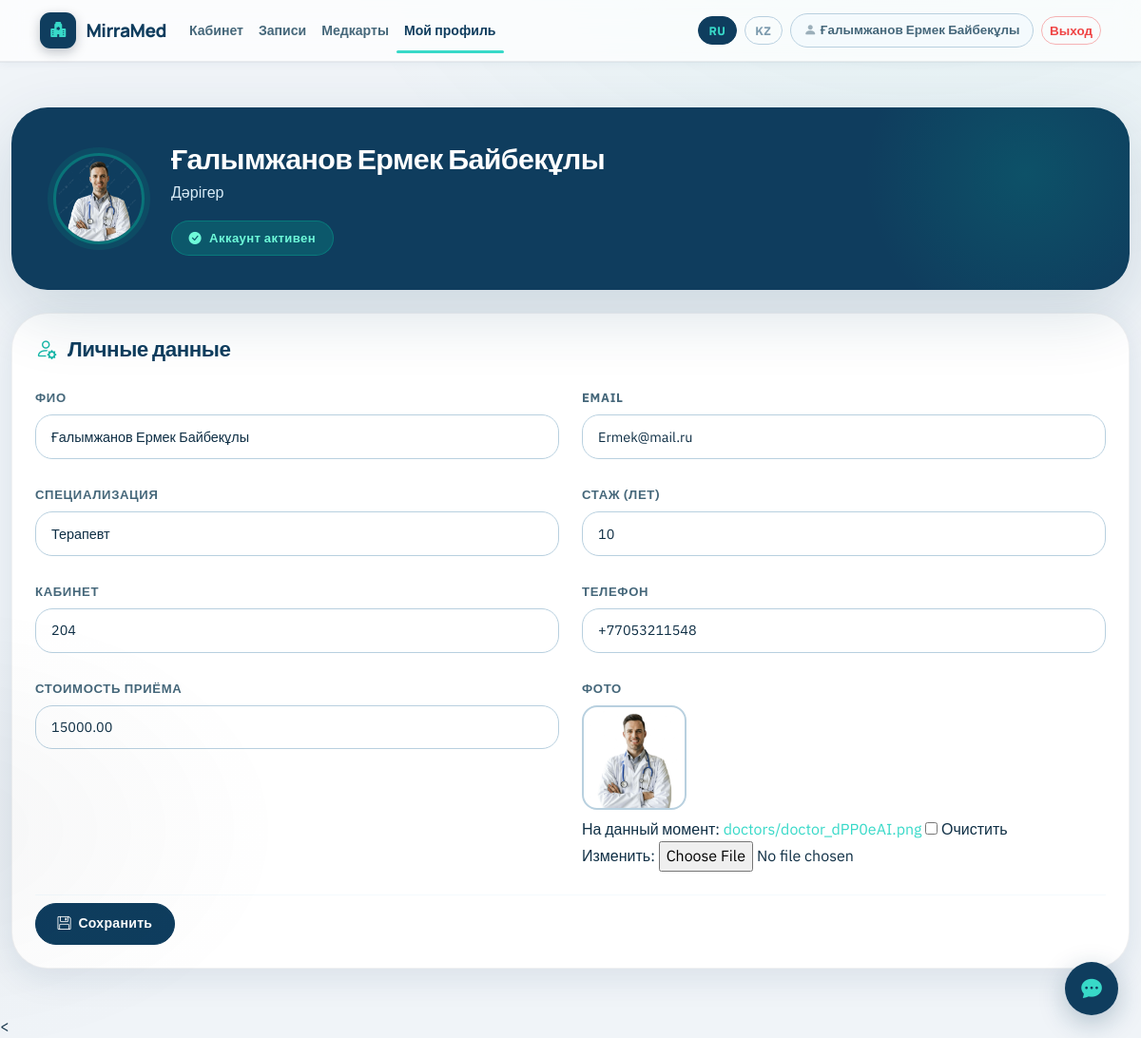
/my-profile/ (signed in), run on the app's committed database.
### core/models.py (models this page shows, shortened)
class User(AbstractUser):
    class Role(models.TextChoices):
        ADMIN = 'admin', 'Admin'
        DOCTOR = 'doctor', 'Doctor'
        PATIENT = 'patient', 'Patient'
    username = models.CharField(max_length=150, unique=True)
    email = models.EmailField(unique=True)
    full_name = models.CharField(max_length=255)
    role = models.CharField(max_length=20, choices=Role.choices, default=Role.PATIENT)
    must_complete_profile = models.BooleanField(default=True)
    USERNAME_FIELD = 'email'
    REQUIRED_FIELDS = []
    objects = UserManager()

class Doctor(models.Model):
    user = models.OneToOneField(settings.AUTH_USER_MODEL, on_delete=models.CASCADE, related_name='doctor_profile')
    specialization = models.CharField(max_length=255, blank=True)
    experience_years = models.PositiveIntegerField(default=0)
    room = models.CharField(max_length=50, blank=True)
    phone = models.CharField(max_length=30, blank=True, validators=[phone_validator])
    consultation_fee = models.DecimalField(max_digits=10, decimal_places=2, default=15000)
    photo = models.ImageField(upload_to='doctors/', null=True, blank=True)

### core/views.py (the view)
# urls.py: path('my-profile/', views.my_profile, name='my_profile'),
@login_required
def my_profile(request):
    user = request.user
    if user.role == User.Role.DOCTOR:
        profile, _ = Doctor.objects.get_or_create(user=user)
        form_class = DoctorProfileForm
        role_label = 'Дәрігер'
    elif user.role == User.Role.PATIENT:
        profile, _ = Patient.objects.get_or_create(user=user)
        form_class = PatientProfileForm
        role_label = 'Пациент'
    else:
        return redirect('dashboard')
    if request.method == 'POST':
        form = form_class(request.POST, request.FILES, instance=profile)
        if form.is_valid():
            form.save()
            messages.success(request, 'Профиль жаңартылды.')
            return redirect('my_profile')
    else:
        form = form_class(instance=profile)
    return render(request, 'my_profile.html', {
        'form': form,
        'profile': profile,
        'role_label': role_label,
    })

### core/forms.py (shortened to what this page needs)
class DoctorProfileForm(forms.ModelForm):
    class Meta:
        model = Doctor
        fields = ['specialization', 'experience_years', 'room', 'phone', 'consultation_fee', 'photo']
        widgets = {
            'specialization': forms.TextInput(attrs={'class': 'form-control app-input'}),
            'experience_years': forms.NumberInput(attrs={'class': 'form-control app-input'}),
            'room': forms.TextInput(attrs={'class': 'form-control app-input'}),
            'phone': forms.TextInput(attrs={'class': 'form-control app-input', 'placeholder': '+77011234567'}),
            'consultation_fee': forms.NumberInput(attrs={'class': 'form-control app-input', 'step': '0.01'}),
        }

### core/context_processors.py (called while the page is built)
def ui_context(request):
    lang = getattr(request, 'site_lang', 'ru')
    return {
        'site_lang': lang,
        'T': TRANSLATIONS.get(lang, TRANSLATIONS['ru']),
    }

### templates/my_profile.html (shortened to what this page needs)
{% extends 'base.html' %}
{% block content %}
<div class="profile-hero mb-4">
  <div class="profile-hero-inner">
    <div class="profile-avatar-wrap">
      {% if request.user.role == 'doctor' and profile.photo %}
        <img src="{{ profile.photo.url }}" class="profile-avatar-lg" alt="{{ request.user.full_name }}">
      {% else %}
        <div class="profile-avatar-placeholder">
          <i class="bi bi-person-fill"></i>
        </div>
      {% endif %}
    </div>
    <div class="profile-hero-info">
      <h1 class="profile-hero-name">{{ request.user.full_name }}</h1>
      <div class="profile-hero-role">{{ role_label }}</div>
      {% if request.user.is_active %}
        <div class="profile-status-badge active">
          <i class="bi bi-check-circle-fill"></i>
          {{ T.active_account }}
        </div>
      {% else %}
        <div class="profile-status-badge inactive">
          <i class="bi bi-x-circle-fill"></i>
          {{ T.inactive_account }}
        </div>
      {% endif %}
    </div>
  </div>
</div>
<div class="app-card p-4">
  <h2 class="section-title mb-4">
    <i class="bi bi-person-gear me-2" style="color:var(--aqua-dim);"></i>
    {{ T.personal_data }}
  </h2>
  <form method="post" enctype="multipart/form-data">
    {% if request.user.role == 'doctor' %}
      <div class="row g-4">
        <div class="col-md-6">
          <label class="form-label">{{ T.full_name }}</label>
          <input type="text" class="form-control app-input" value="{{ request.user.full_name }}" readonly>
        </div>
        <div class="col-md-6">
          <label class="form-label">{{ T.email }}</label>
          <input type="email" class="form-control app-input" value="{{ request.user.email }}" readonly>
        </div>
        <div class="col-md-6">
          <label class="form-label">{{ T.doctor_specialization }}</label>
          {{ form.specialization }}
        </div>
        <div class="col-md-6">
          <label class="form-label">{{ T.doctor_experience }}</label>
          {{ form.experience_years }}
        </div>
        <div class="col-md-6">
          <label class="form-label">{{ T.doctor_room }}</label>
          {{ form.room }}
        </div>
        <div class="col-md-6">
          <label class="form-label">{{ T.phone }}</label>
          {{ form.phone }}
        </div>
        <div class="col-md-6">
          <label class="form-label">{{ T.consultation_fee }}</label>
          {{ form.consultation_fee }}
        </div>
        <div class="col-md-6">
          <label class="form-label">{{ T.photo }}</label>
          {% if profile.photo %}
            <div class="mb-2">
              <img src="{{ profile.photo.url }}" class="profile-photo-preview" alt="{{ T.photo }}">
            </div>
          {% endif %}
          {{ form.photo }}
        </div>
      </div>
    {% endif %}
    <div class="mt-4 pt-2" style="border-top:1px solid var(--platinum-l);">
      <button type="submit" class="btn btn-success px-5">
        <i class="bi bi-floppy me-1"></i>
        {{ T.save }}
      </button>
    </div>
  </form>
</div>
{% endblock %}

### templates/base.html (shortened to what this page needs)
{% load core_tags %}
<!doctype html>
<html lang="{{ site_lang }}">
<head>
  <link href="https://cdn.jsdelivr.net/npm/bootstrap@5.3.3/dist/css/bootstrap.min.css" rel="stylesheet">
  <link href="https://cdn.jsdelivr.net/npm/bootstrap-icons@1.11.3/font/bootstrap-icons.css" rel="stylesheet">
  <link href="/static/css/styles.css?v=999" rel="stylesheet">
</head>
<body>
<nav class="app-navbar navbar navbar-expand-lg">
  <div class="container">
    <a class="navbar-brand" href="/">
      <span class="brand-mark"><i class="bi bi-hospital-fill"></i></span>
      <span>{{ T.site_name }}</span>
    </a>
    <div class="collapse navbar-collapse" id="mainNav">
      <ul class="navbar-nav me-auto mb-3 mb-lg-0 nav-pill-list">
        {% if request.user.is_authenticated %}
        <li class="nav-item">
          <a class="nav-link {% if request.path == '/dashboard/' %}active-nav{% endif %}"
            href="{% url 'dashboard' %}">
            {{ T.dashboard }}
          </a>
        </li>
        <li class="nav-item">
          <a class="nav-link {% if request.path == '/appointments/' %}active-nav{% endif %}"
            href="{% url 'appointments' %}">
            {{ T.appointments }}
          </a>
        </li>
        <li class="nav-item">
          <a class="nav-link {% if request.path == '/medical-records/' %}active-nav{% endif %}"
            href="{% url 'medical_records' %}">
            {{ T.medical_records }}
          </a>
        </li>
        {% if request.user.role != 'admin' %}
        <li class="nav-item">
          <a class="nav-link {% if request.path == '/my-profile/' %}active-nav{% endif %}"
            href="{% url 'my_profile' %}">
            {{ T.my_profile }}
          </a>
        </li>
        {% endif %}
        {% endif %}
        </ul>
      <div class="d-flex align-items-center gap-2 flex-wrap">
        <a class="btn btn-language {% if site_lang == 'ru' %}active{% endif %}" href="{% url 'switch_language' 'ru' %}?next={{ request.path }}">RU</a>
        <a class="btn btn-language {% if site_lang == 'kz' %}active{% endif %}" href="{% url 'switch_language' 'kz' %}?next={{ request.path }}">KZ</a>
        {% if request.user.is_authenticated %}
          <span class="user-chip"><i class="bi bi-person-fill me-1 opacity-50"></i>{{ request.user.full_name|default:request.user.email }}</span>
          <form method="post" action="{% url 'logout' %}" class="d-inline m-0">
            <button class="btn btn-outline-danger btn-sm">{{ T.logout }}</button>
          </form>
        {% else %}
          <a class="btn btn-success btn-sm" href="{% url 'login' %}">{{ T.login }}</a>
        {% endif %}
      </div>
    </div>
  </div>
</nav>
<main class="container app-shell py-4 py-lg-5">
  {% block content %}{% endblock %}
</main>
<
<button id="chat-toggle" title="Чат">
  <i class="bi bi-chat-dots-fill"></i>
</button>
</body>
</html>

### data on the page
User: user.full_name "Ғалымжанов Ермек Байбекұлы", user.email "Ermek@mail.ru"
Doctor: photo (picture), specialization "Терапевт", experience_years "10", room "204", phone "+77053211548", consultation_fee "15000.00"

### other printed values
{{ T.site_name }} "MirraMed"
{{ T.dashboard }} "Кабинет"
{{ T.appointments }} "Записи"
{{ T.medical_records }} "Медкарты"
{{ T.my_profile }} "Мой профиль"
{{ T.logout }} "Выход"
{{ role_label }} "Дәрігер"
{{ T.active_account }} "Аккаунт активен"
{{ T.personal_data }} "Личные данные"
{{ T.full_name }} "ФИО"
{{ T.email }} "EMAIL"
{{ T.doctor_specialization }} "СПЕЦИАЛИЗАЦИЯ"
{{ T.doctor_experience }} "СТАЖ (ЛЕТ)"
{{ T.doctor_room }} "КАБИНЕТ"
{{ T.phone }} "ТЕЛЕФОН"
